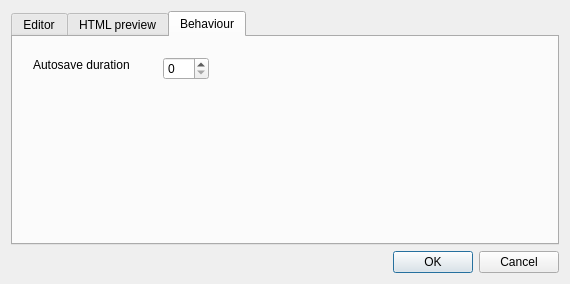
<?xml version="1.0" encoding="UTF-8"?>
<ui version="4.0">
 <class>SettingsDialog</class>
 <widget class="QDialog" name="SettingsDialog">
  <property name="geometry">
   <rect>
    <x>0</x>
    <y>0</y>
    <width>570</width>
    <height>284</height>
   </rect>
  </property>
  <property name="windowTitle">
   <string>Settings</string>
  </property>
  <layout class="QGridLayout" name="gridLayout">
   <item row="1" column="0">
    <widget class="QTabWidget" name="tabWidget">
     <property name="currentIndex">
      <number>2</number>
     </property>
     <widget class="QWidget" name="tab">
      <attribute name="title">
       <string>Editor</string>
      </attribute>
      <widget class="QFontComboBox" name="fontComboBox">
       <property name="geometry">
        <rect>
         <x>78</x>
         <y>60</y>
         <width>154</width>
         <height>22</height>
        </rect>
       </property>
      </widget>
      <widget class="QLabel" name="label">
       <property name="geometry">
        <rect>
         <x>13</x>
         <y>31</y>
         <width>48</width>
         <height>16</height>
        </rect>
       </property>
       <property name="text">
        <string>Tab stop</string>
       </property>
      </widget>
      <widget class="QSpinBox" name="spinBox">
       <property name="geometry">
        <rect>
         <x>78</x>
         <y>31</y>
         <width>46</width>
         <height>23</height>
        </rect>
       </property>
       <property name="value">
        <number>4</number>
       </property>
      </widget>
      <widget class="QLabel" name="label_2">
       <property name="geometry">
        <rect>
         <x>13</x>
         <y>60</y>
         <width>59</width>
         <height>16</height>
        </rect>
       </property>
       <property name="text">
        <string>Editor font</string>
       </property>
      </widget>
      <widget class="QLabel" name="label_3">
       <property name="geometry">
        <rect>
         <x>10</x>
         <y>90</y>
         <width>52</width>
         <height>14</height>
        </rect>
       </property>
       <property name="text">
        <string>Font size</string>
       </property>
      </widget>
      <widget class="QSpinBox" name="spinBox_2">
       <property name="geometry">
        <rect>
         <x>80</x>
         <y>90</y>
         <width>46</width>
         <height>23</height>
        </rect>
       </property>
       <property name="value">
        <number>12</number>
       </property>
      </widget>
     </widget>
     <widget class="QWidget" name="tab_2">
      <attribute name="title">
       <string>HTML preview</string>
      </attribute>
      <widget class="QCheckBox" name="checkBox">
       <property name="geometry">
        <rect>
         <x>20</x>
         <y>50</y>
         <width>91</width>
         <height>20</height>
        </rect>
       </property>
       <property name="text">
        <string>Auto-update</string>
       </property>
      </widget>
      <widget class="QWidget" name="layoutWidget">
       <property name="geometry">
        <rect>
         <x>20</x>
         <y>10</y>
         <width>521</width>
         <height>24</height>
        </rect>
       </property>
       <layout class="QHBoxLayout" name="horizontalLayout">
        <item>
         <widget class="QLabel" name="label_4">
          <property name="text">
           <string>Custom stylesheet</string>
          </property>
         </widget>
        </item>
        <item>
         <widget class="QLineEdit" name="lineEdit"/>
        </item>
        <item>
         <widget class="QToolButton" name="toolButton">
          <property name="text">
           <string>...</string>
          </property>
         </widget>
        </item>
        <item>
         <widget class="QPushButton" name="pushButton">
          <property name="text">
           <string>Restore</string>
          </property>
         </widget>
        </item>
       </layout>
      </widget>
     </widget>
     <widget class="QWidget" name="tab_3">
      <attribute name="title">
       <string>Behaviour</string>
      </attribute>
      <widget class="QLabel" name="label_5">
       <property name="geometry">
        <rect>
         <x>20</x>
         <y>20</y>
         <width>111</width>
         <height>16</height>
        </rect>
       </property>
       <property name="text">
        <string>Autosave duration</string>
       </property>
      </widget>
      <widget class="QSpinBox" name="spinBox_3">
       <property name="geometry">
        <rect>
         <x>150</x>
         <y>20</y>
         <width>46</width>
         <height>23</height>
        </rect>
       </property>
      </widget>
     </widget>
    </widget>
   </item>
   <item row="2" column="0">
    <widget class="QDialogButtonBox" name="buttonBox">
     <property name="orientation">
      <enum>Qt::Horizontal</enum>
     </property>
     <property name="standardButtons">
      <set>QDialogButtonBox::Cancel|QDialogButtonBox::Ok</set>
     </property>
    </widget>
   </item>
  </layout>
 </widget>
 <resources/>
 <connections>
  <connection>
   <sender>buttonBox</sender>
   <signal>accepted()</signal>
   <receiver>SettingsDialog</receiver>
   <slot>accept()</slot>
   <hints>
    <hint type="sourcelabel">
     <x>248</x>
     <y>254</y>
    </hint>
    <hint type="destinationlabel">
     <x>157</x>
     <y>274</y>
    </hint>
   </hints>
  </connection>
  <connection>
   <sender>buttonBox</sender>
   <signal>rejected()</signal>
   <receiver>SettingsDialog</receiver>
   <slot>reject()</slot>
   <hints>
    <hint type="sourcelabel">
     <x>316</x>
     <y>260</y>
    </hint>
    <hint type="destinationlabel">
     <x>286</x>
     <y>274</y>
    </hint>
   </hints>
  </connection>
 </connections>
</ui>
